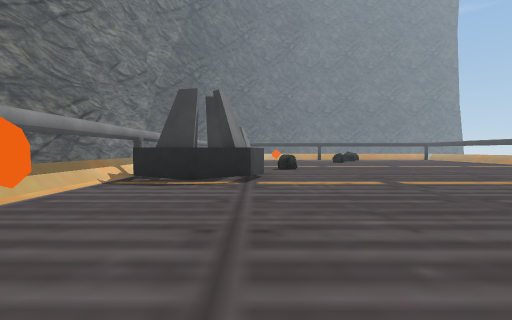
view 1 (above)

16 first-person views from a walk through a Unity game level. The camera is 1.4 m above the floor, tilts 2° down and sees 85° across. The floor is counted in squares, 2 m on a side. Each view is taken from the middle of a square. On the plan, view 1 faces up. The plan holds only what a view shows up to about 9 squares ahead; the rest is blank. The place goes on beyond the plan. The player character is not drawn.

view 2
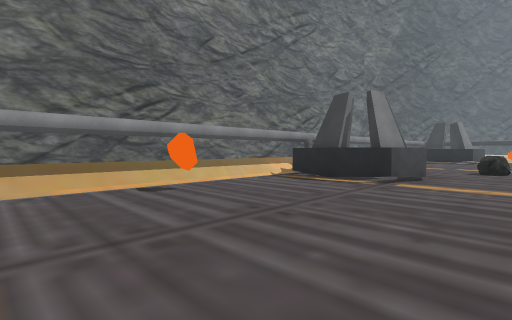

view 3
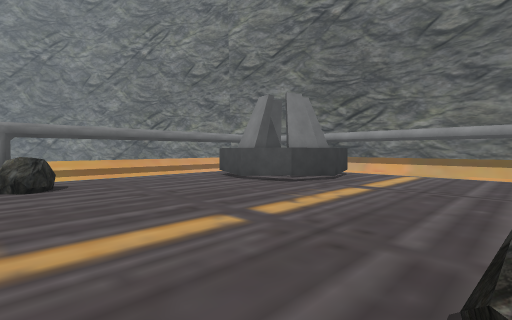

view 4
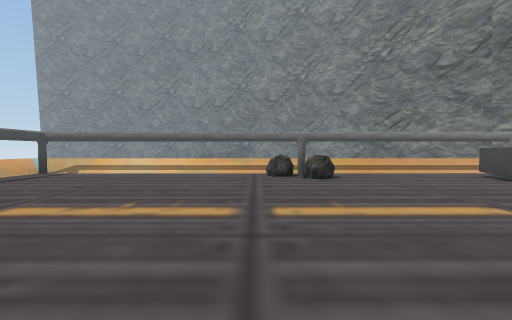

view 5
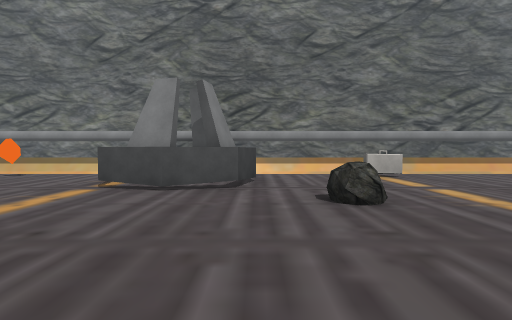

view 6
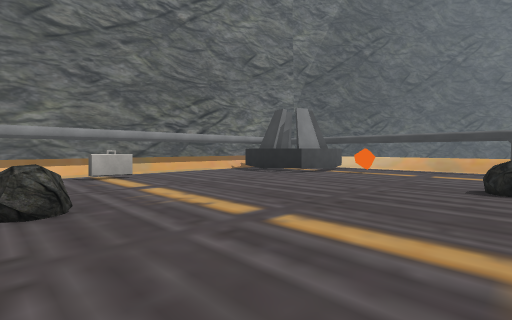

view 7
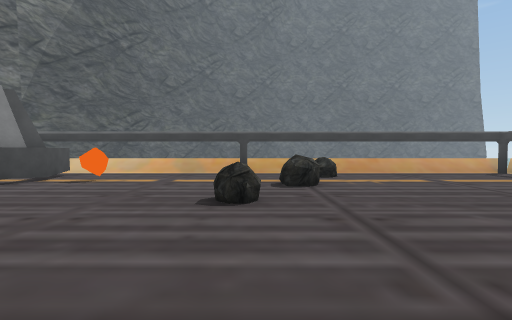

view 8
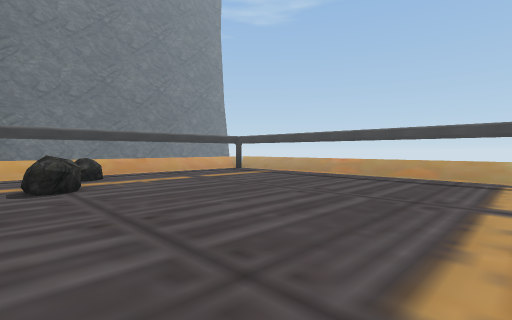

view 9
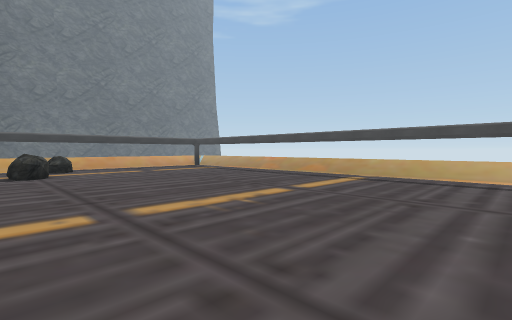

view 10
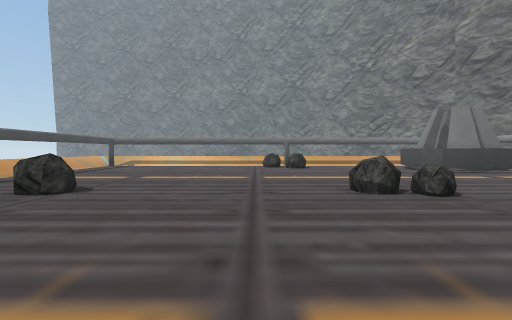

view 11
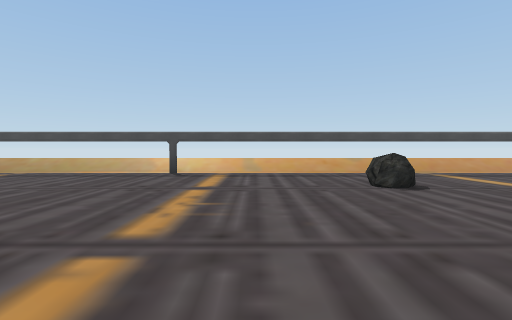

view 12
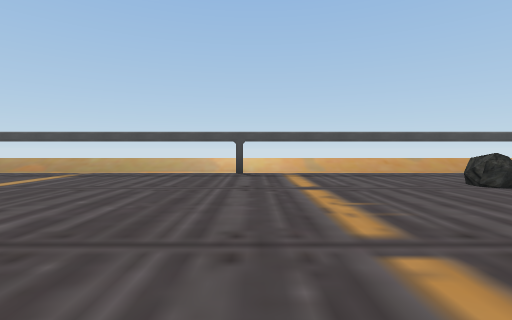

view 13
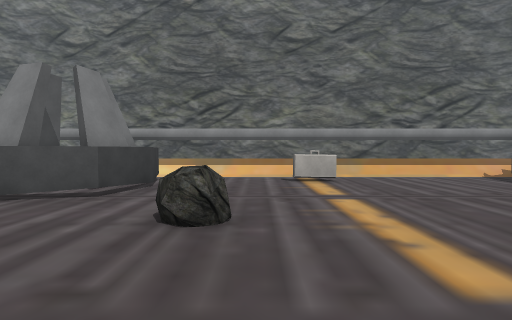

view 14
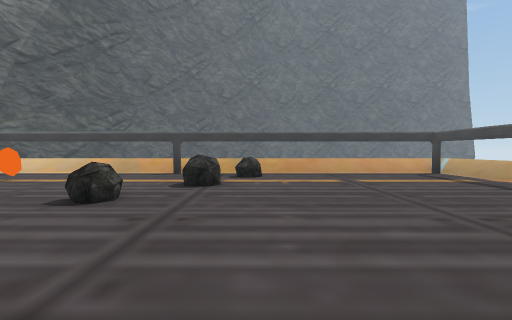

view 15
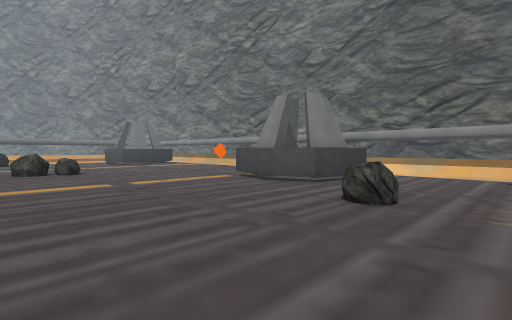

view 16
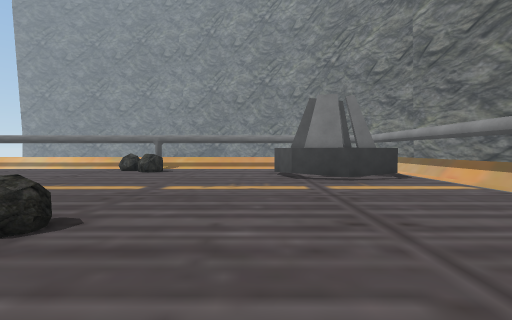

### Floor plan
Key: @ floor where view 1 was taken; # wall or solid block; . floor; / step, stairs or slope; = window, fence, low wall or low ledge; ^ raised ledge; O other object.
Columns run from 4 left of view 1 to 13 right of it. Each row starts with its distance up from view 1.
 21    ///////////////
 20    ^.....#./....#/
 19    ^^......=...../
 18 #^ ^^O....^....../
 17 =.^^............./
 16 =........=......./
 15 =................/
 14 =................/
 13 =................/
 12 =.O............../
 11 =................/
 10 =....^.........../
  9 =..^............./
  8 =.#^^............/
  7 #^^^^...........#/
  6 =.^^............./
  5 =................/
  4 =................/
  3 =.O....=........./
  2 =......=^....=^../
  1 =................/
  0 =...@............/
 -1 =................/
 -2 =.^#^............/
 -3 =.# ^............/
 -4 = ^^^...^......../
 -5    ......#......#/
 -6    ///////////////

Where each view was taken, in squares from view 1:
view 1: 0 up, 0 right, facing up
view 2: 0 up, 2 right, facing up-left
view 3: 2 up, 5 right, facing down-left
view 4: 3 up, 6 right, facing down
view 5: 9 up, 5 right, facing left
view 6: 10 up, 5 right, facing up-left
view 7: 12 up, 5 right, facing up
view 8: 12 up, 5 right, facing up-right
view 9: 9 up, 5 right, facing up-right
view 10: 7 up, 6 right, facing down
view 11: 5 up, 4 right, facing right
view 12: 7 up, 4 right, facing right
view 13: 11 up, 4 right, facing left
view 14: 12 up, 7 right, facing up
view 15: 12 up, 5 right, facing down-left
view 16: 5 up, 1 right, facing down
